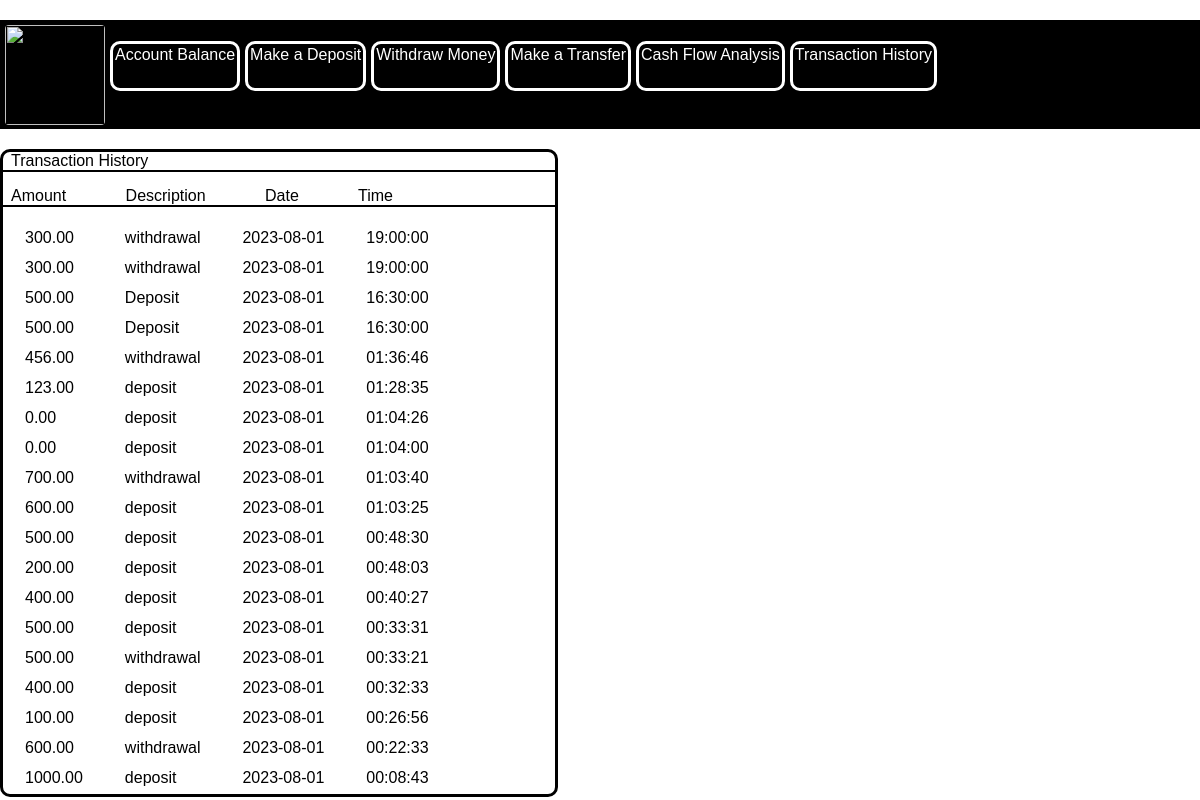
Page /transaction-history2.php (signed in) on the committed database.
### tables this page shows
CREATE TABLE `transactions` (
  `username` varchar(50) NOT NULL,
  `amount` decimal(10,2) NOT NULL,
  `description` text DEFAULT NULL,
  `date` date NOT NULL,
  `transaction_time` time NOT NULL
);

### transaction-history2.php (the view, shortened to what this page needs)
<!DOCTYPE html>
<html>
<head>
  <link rel="stylesheet" type="text/css" href="bankApp.css">
</head>
<body>
<?php
$servername = "localhost";
$username = "root";
$password = "";
$dbname = "gsu_bank";
$conn = new mysqli($servername, $username, $password, $dbname);
?>
  <div class="main">
  <div class="bankingApp ">
    <div class="bank_img"> <img src="bank.jpg"> </img> </div>
    <div class="balance common">
      <a href="balance.php">Account Balance</a>
    </div>
    <div class="deposit common">
    <a href="deposit2.php">Make a Deposit</a>
    </div>
    <div class="withdraw common">
      <a href="withdrawal.php"> Withdraw Money</a>
    </div>
    <div class="transfer common">
    <a href="transfer2.php"> Make a Transfer</a>
    </div>
    <div class="payment common">
    <a href="spending-analyzer.php"> Cash Flow Analysis</a>
    </div>
    <div class="history common">
    <a href="transaction-history2.php"> Transaction History</a>
    </div>
  </div>
  <div class="lower_body">
  <div class="recent">
    <div class="activity_header">
    Transaction History
     </div>
     <div class="activity_header spacing">
    Amount Description Date Time
     </div>
     <div class="desc_content spacing_content">
     <?php
      if(isset($_SESSION['username'])) {
         $sql = "SELECT * FROM transactions WHERE username='".$_SESSION['username']."' AND date = CURDATE() ORDER BY transaction_time DESC";
          $result = $conn->query($sql);
          if ($result->num_rows > 0) {
            echo "<table style='border: none'>";
              while($row = $result->fetch_assoc()) {
                echo "<tr>";
                echo "<td style='border: none;padding: 5px 20px;'>" . $row['amount'] . "</td>";
                echo "<td style='border: none;padding: 5px 20px;'>" . $row['description'] . "</td>";
                echo "<td style='border: none;padding: 5px 20px;'>" . $row['date'] . "</td>";
                echo "<td style='border: none;padding: 5px 20px;'>" . $row['transaction_time'] . "</td>";
                  echo "</tr>";
              }
              echo "</table>";
          } else {
              echo "No transactions found";
          }
        }else {
            echo "Username is not set in the session";
        }
        ?>
    </div>
  </div>
  </div>
  </div>
</body>
</html>

### bankApp.css (style rules this page uses)
body { font-family: Arial, sans-serif; margin: 0; }
.main { display: flex; flex-direction: column; }
.bankingApp { display: flex; margin-top: 20px; background-color: black; width: 100%; }
.bankingApp a { text-decoration: none; color: black; }
.bank_img img { width: 100px; height: 100px; margin-left: 5px; margin-right: 5px; margin-top: 5px; object-fit: cover; border-radius: 4px; }
.common { color: white; border-style: solid; padding-right: 5px; margin-right: 5px; border-radius: 10px; padding: 2px; height: 40px; margin-top: 21px; cursor: pointer; }
.common a { color: white; margin: 0; padding-top: 8px; }
.lower_body { display: flex; margin-top: 20px; }
.recent { flex-direction: column; border-style: solid; width:46%; border-radius: 10px; }
.activity_header { display: block; margin-bottom: 15px; border-bottom: 2px solid black; padding: 0; padding-left: 8px; }
.spacing { word-spacing: 55px; }

### rows in the picture
transactions: amount "300.00", description "withdrawal", date "2023-08-01", transaction_time "19:00:00"
transactions: amount "300.00", description "withdrawal", date "2023-08-01", transaction_time "19:00:00"
transactions: amount "500.00", description "Deposit", date "2023-08-01", transaction_time "16:30:00"
transactions: amount "500.00", description "Deposit", date "2023-08-01", transaction_time "16:30:00"
transactions: amount "456.00", description "withdrawal", date "2023-08-01", transaction_time "01:36:46"
transactions: amount "123.00", description "deposit", date "2023-08-01", transaction_time "01:28:35"
transactions: amount "0.00", description "deposit", date "2023-08-01", transaction_time "01:04:26"
transactions: amount "0.00", description "deposit", date "2023-08-01", transaction_time "01:04:00"
transactions: amount "700.00", description "withdrawal", date "2023-08-01", transaction_time "01:03:40"
transactions: amount "600.00", description "deposit", date "2023-08-01", transaction_time "01:03:25"
transactions: amount "500.00", description "deposit", date "2023-08-01", transaction_time "00:48:30"
transactions: amount "200.00", description "deposit", date "2023-08-01", transaction_time "00:48:03"
transactions: amount "400.00", description "deposit", date "2023-08-01", transaction_time "00:40:27"
transactions: amount "500.00", description "deposit", date "2023-08-01", transaction_time "00:33:31"
transactions: amount "500.00", description "withdrawal", date "2023-08-01", transaction_time "00:33:21"
transactions: amount "400.00", description "deposit", date "2023-08-01", transaction_time "00:32:33"
transactions: amount "100.00", description "deposit", date "2023-08-01", transaction_time "00:26:56"
transactions: amount "600.00", description "withdrawal", date "2023-08-01", transaction_time "00:22:33"
transactions: amount "1000.00", description "deposit", date "2023-08-01", transaction_time "00:08:43"
